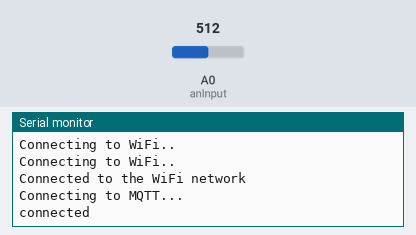
This sketch was run on a simulated ESP8266 (NodeMCU). Shown: the last lines printed to the serial monitor. The inputs (shaded band) are chosen by the test bench; at power-on: A0 (anInput) = 512. WiFi joins after 1.5 s; servers stay silent unless stated; no MQTT or app messages arrive unless stated.

Above: at 2.7 s.
2.8 s: A0 (anInput) set to 490
At 4.3 s:
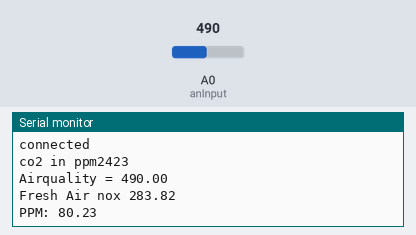
At 5.3 s:
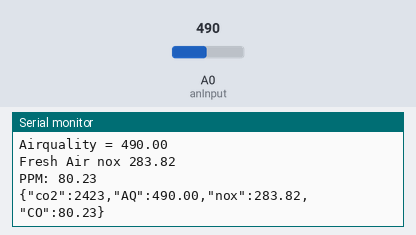

The sketch:

gas_sensors.ino
```cpp
#include <Wire.h>
#include <SPI.h>

#include <ESP8266WiFi.h>
#include <PubSubClient.h>


#define anInput     A0                        //analog feed from MQ135
#define digTrigger   D2                        //digital feed from MQ135
#define co2Zero     55                        //calibrated CO2 0 level


////co///////

float RS_gas = 0;
float ratio = 0;
float sensorValue = 0;
float sensor_volt = 0;
float R0 = 21813.95;

#define MQ135 A0


//Gas Sensor Load Resistance (RL)

#define RL_MQ135 10

float A_MQ135_NOx = 34.69756084;
float B_MQ135_NOx = -3.422829698;


WiFiClient espClient;
PubSubClient client(espClient);
float t=0;
char data = 0;
//const char* ssid = "DataSoft_WiFi"; // Enter your WiFi name
//const char* password =  "support123";
const char* ssid = "sad"; // Enter your WiFi name
const char* password =  "qqqq1234";
// Enter WiFi password
//const char* mqttServer = "182.163.112.219";
const char* mqttServer = "broker.hivemq.com";
const int mqttPort = 1883;
const char* mqttTopic = "hack";


void setup() {
  WiFi.begin(ssid, password);
  //
  while (WiFi.status() != WL_CONNECTED) {
    delay(500);
    Serial.println("Connecting to WiFi..");
  }
  Serial.println("Connected to the WiFi network");

  client.setServer(mqttServer, mqttPort);
  ////  client.setCallback(callback);
  //
  //
  while (!client.connected()) {
    Serial.println("Connecting to MQTT...");

    if (client.connect("ESP8266Client")) {

      Serial.println("connected");

    } else {

      Serial.print("failed with state ");
      Serial.print(client.state());
      delay(2000);

    }
  }
  pinMode(anInput,INPUT);                     //MQ135 analog feed set for input
  pinMode(digTrigger,INPUT);                  //MQ135 digital feed set for input
 // pinMode(led,OUTPUT);                        //led set for output
  Serial.begin(9600);                         //serial comms for debuging
  //display.begin(SSD1306_SWITCHCAPVCC, 0x3C);  //begin display @ hex addy 0x3C
  //display.display();                          //show buffer
  //display.clearDisplay();                     //clear buffer

}
//---------------------------------------------------------------------------------------------------------------
//                                               MAIN LOOP
//---------------------------------------------------------------------------------------------------------------
void loop() {

int co2now[10];                               //int array for co2 readings
int co2raw = 0;                               //int for raw value of co2
int co2comp = 0;                              //int for compensated co2
int co2ppm = 0;                               //int for calculated ppm
int zzz = 0;                                  //int for averaging
int grafX = 0;                                //int for x value of graph


  //display.clearDisplay();                     //clear display @ beginning of each loop

  for (int x = 0;x<10;x++){                   //samplpe co2 10x over 2 seconds
    co2now[x]=analogRead(A0);
    delay(200);
  }

for (int x = 0;x<10;x++){                     //add samples together
    zzz=zzz + co2now[x];

  }
  co2raw = zzz/10;                            //divide samples by 10
  co2comp = co2raw - co2Zero;                 //get compensated value
  co2ppm = map(co2comp,0,1023,400,5000);      //map value for atmospheric levels

  Serial.print("co2 in ppm");
  Serial.println( co2ppm);


   t = analogRead(A0);  // Read sensor value and stores in a variable t

  Serial.print("Airquality = ");

  Serial.println(t);

  if (t<=500)
   {
   //lcd.print("Fresh Air");
   Serial.print("Fresh Air ");

}
  else if( t>=500 && t<=1000 )
{
   //lcd.print("Poor Air");
   Serial.print("Poor Air");

}
  else if (t>=1000 )
{
  //lcd.print("Very Poor");
  Serial.print("Very Poor");

}


 float VRL_MQ135;
  float Rs_MQ135;
  float Ro_MQ135 = 20.1;
  float ratio_MQ135;

  VRL_MQ135 = analogRead(MQ135)*(5.0/1023.0);
  Rs_MQ135 = ((5.0/VRL_MQ135)-1)*(RL_MQ135);
  ratio_MQ135 = Rs_MQ135/Ro_MQ135;


  float ppm_NOx = A_MQ135_NOx * pow(ratio_MQ135, B_MQ135_NOx);


Serial.print("nox ");
Serial.println(ppm_NOx );


/////co /////

sensorValue = analogRead(A0);
   sensor_volt = sensorValue/1024*5.0;
   RS_gas = (5.0-sensor_volt)/sensor_volt;
   ratio = RS_gas/R0; //Replace R0 with the value found using the sketch above
   float x = 1538.46 * ratio;
   float co = pow(x,-1.709);
   Serial.print("PPM: ");
   Serial.println(co);
   delay(1000);
 String msg2 = "";


 msg2 = msg2 + "{\"co2\":" + co2ppm + "," + "\"AQ\":" + t + "," + "\"nox\":" + ppm_NOx  + "," + "\"CO\":" + co  + "}";
  Serial.print(msg2);
 // Serial.print(msg3);
 // Serial.print(msg4);
  if (!client.connected()) {
    reconnect();
  }
  else {
    client.publish(mqttTopic, msg2.c_str() );
    delay(10000);
   // client.publish(mqttTopic, msg3.c_str() );
    //client.publish(mqttTopic, msg4.c_str() );
  }

}

void reconnect() {
  // Loop until we're reconnected
  while (!client.connected()) {
    //        Serial.print("Attempting MQTT connection...");
    // Attempt to connect, just a name to identify the client
    if (client.connect("lens_TOgJyxLGLoiKVp4qmr7BzWuq7uq")) {
      Serial.println("connected");


    } else {
      Serial.print("failed, rc=");
      Serial.print(client.state());
      Serial.println(" try again in 5 seconds");
      // Wait 5 seconds before retrying
      delay(50);
    }
  }
}
```

Measured:
- after the input at 2.8 s, the serial monitor: prints a new line after 0.75 s (image 1)
